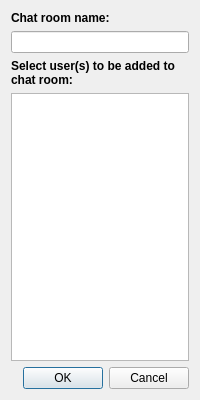
<?xml version="1.0" encoding="UTF-8"?>
<ui version="4.0">
    <class>SelectParticipants</class>
    <widget class="QDialog" name="SelectParticipants">
        <property name="geometry">
            <rect>
                <x>0</x>
                <y>0</y>
                <width>200</width>
                <height>400</height>
            </rect>
        </property>
        <property name="minimumSize">
            <size>
                <width>200</width>
                <height>400</height>
            </size>
        </property>
        <property name="maximumSize">
            <size>
                <width>200</width>
                <height>400</height>
            </size>
        </property>
        <property name="windowTitle">
            <string>Select Participants</string>
        </property>
        <property name="windowIcon">
            <iconset resource="resources.qrc">
                <normaloff>:/resource/invite-large.png</normaloff>:/resource/invite-large.png
            </iconset>
        </property>
        <layout class="QVBoxLayout" name="verticalLayout">
            <item>
                <widget class="QLabel" name="chatroomNameLabel">
                    <property name="font">
                        <font>
                            <weight>75</weight>
                            <bold>true</bold>
                        </font>
                    </property>
                    <property name="text">
                        <string>Chat room name:</string>
                    </property>
                    <property name="wordWrap">
                        <bool>true</bool>
                    </property>
                </widget>
            </item>
            <item>
                <widget class="QLineEdit" name="chatroomName"/>
            </item>
            <item>
                <widget class="QLabel" name="label">
                    <property name="font">
                        <font>
                            <weight>75</weight>
                            <bold>true</bold>
                        </font>
                    </property>
                    <property name="text">
                        <string>Select user(s) to be added to chat room:</string>
                    </property>
                    <property name="wordWrap">
                        <bool>true</bool>
                    </property>
                </widget>
            </item>
            <item>
                <widget class="QListWidget" name="allUserList">
                    <property name="selectionMode">
                        <enum>QAbstractItemView::ExtendedSelection</enum>
                    </property>
                </widget>
            </item>
            <item>
                <widget class="QDialogButtonBox" name="buttonBox">
                    <property name="orientation">
                        <enum>Qt::Horizontal</enum>
                    </property>
                    <property name="standardButtons">
                        <set>QDialogButtonBox::Cancel|QDialogButtonBox::Ok</set>
                    </property>
                </widget>
            </item>
        </layout>
    </widget>
    <resources>
        <include location="resources.qrc"/>
    </resources>
    <connections>
        <connection>
            <sender>buttonBox</sender>
            <signal>accepted()</signal>
            <receiver>SelectParticipants</receiver>
            <slot>accept()</slot>
            <hints>
                <hint type="sourcelabel">
                    <x>190</x>
                    <y>390</y>
                </hint>
                <hint type="destinationlabel">
                    <x>157</x>
                    <y>274</y>
                </hint>
            </hints>
        </connection>
        <connection>
            <sender>buttonBox</sender>
            <signal>rejected()</signal>
            <receiver>SelectParticipants</receiver>
            <slot>reject()</slot>
            <hints>
                <hint type="sourcelabel">
                    <x>190</x>
                    <y>390</y>
                </hint>
                <hint type="destinationlabel">
                    <x>199</x>
                    <y>274</y>
                </hint>
            </hints>
        </connection>
    </connections>
</ui>
